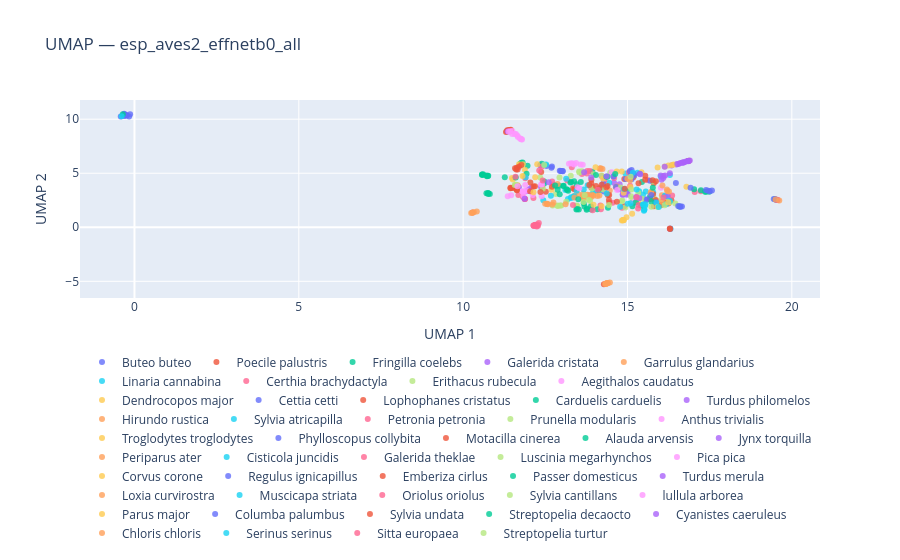

The notebook cell this image was saved under:
### Code cell
fig_effnet = plot_umap(effnet_embs, labels=dom_labels, title=f"UMAP — {EFFNET_MODEL}", hover_text=hover)
fig_effnet.show()
fig_umap_effnet_static = plot_umap_static(effnet_embs, labels=dom_labels, title=f"UMAP — {EFFNET_MODEL} — static")
display(fig_umap_effnet_static)
